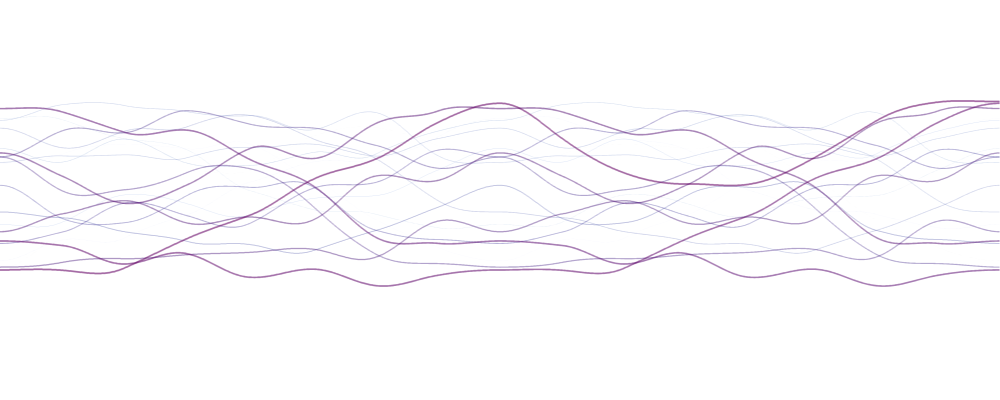
Frame 1 (no input)
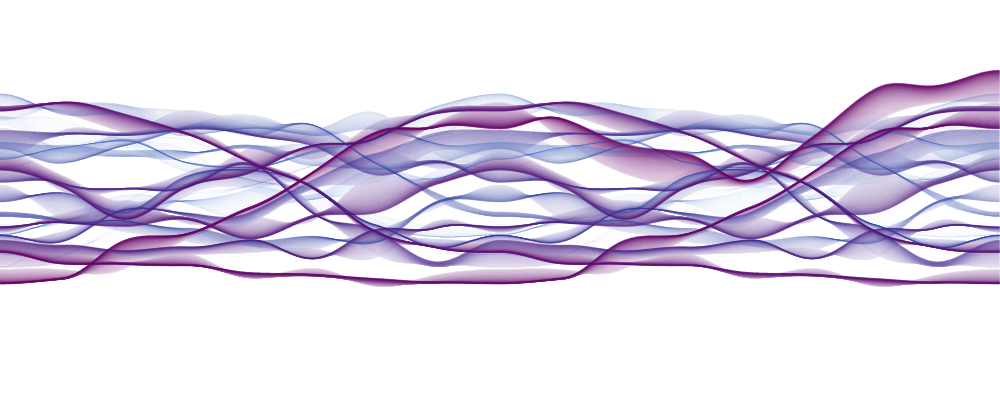
Frame 60 (no input)
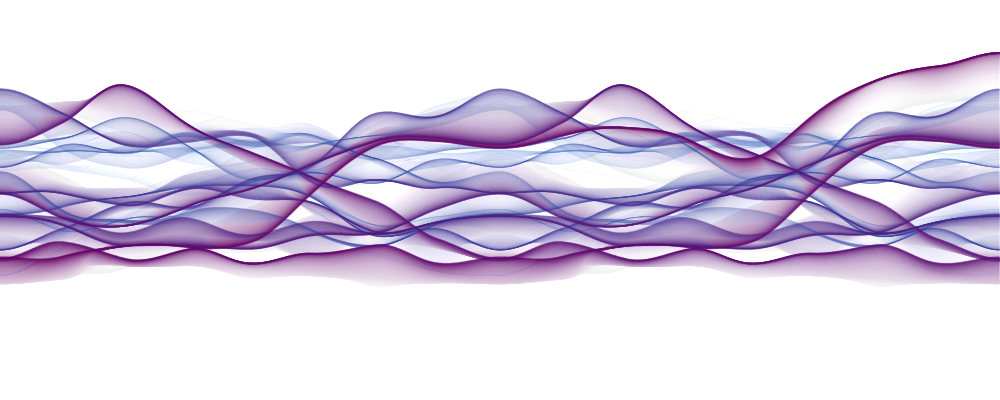
Frame 120 (the mouse pressed at the canvas centre since frame 60)

The p5.js sketch that drew these frames (run headless with seeded random() and noise() and a simulated clock; from frame 60 on, the mouse is pressed at the canvas centre):

// p5.js sketch
// ── sketch.js
function setup() {
  createCanvas(1000, 400);
}

function draw() {
  background(245, 8);
  for (let i = 0; i < 20; i++) {
    strokeWeight(map(i, 0, 19, .1, 2));
    stroke(
      map(i, 0, 19, 0, 100),
      map(i, 0, 19, 100, 0),
      map(i, 0, 19, 200, 100), 
      100);
    for (let x = 0; x < width; x++) {
      point(x, noise(i + x / 500, frameCount / 500) * height);
    }
  }
}
